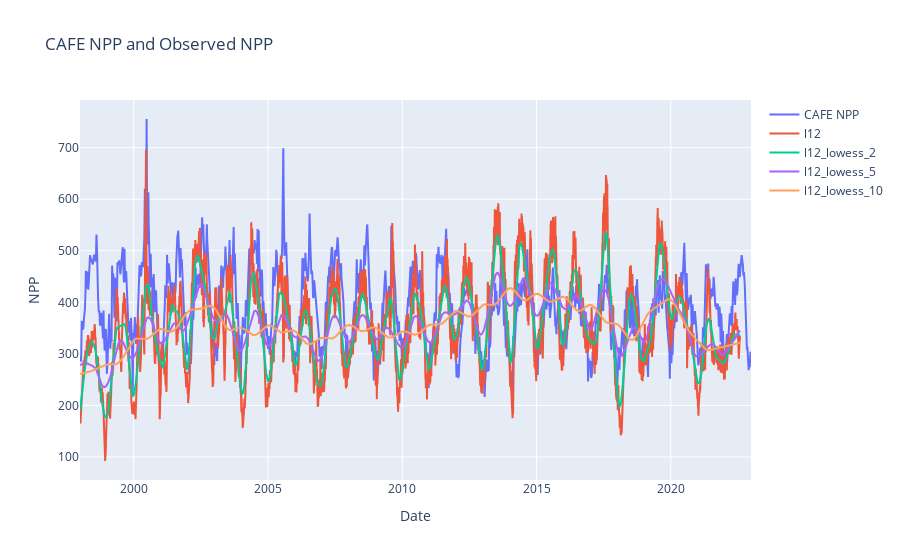

Notebook code cell kept with this figure:
### Markdown cell above
## Plotting

### Code cell
# Create the figure
fig = go.Figure()

# Add traces to the figure
fig.add_trace(go.Scatter(x=cafe_npp["time"].values, y=cafe_npp.data.flatten(), mode="lines", name="CAFE NPP"))

# Create traces

for var in ["l12", "l12_lowess_2", "l12_lowess_5", "l12_lowess_10"]:
    trace = go.Scatter(
        x=hot_obs_npp_xr_product["time"].values, y=hot_obs_npp_xr_product[var].data.flatten(), mode="lines", name=var
    )
    fig.add_trace(trace)


# Update layout
fig.update_layout(title="CAFE NPP and Observed NPP", xaxis_title="Date", yaxis_title="NPP")

# Show the figure
fig.show()

### Figure 1 — Plotly figure (JSON) as saved in the notebook; plotly's stock layout.template omitted (floating-point values rounded to 4 significant figures; data arrays with more than 128 entries replaced by an {"elided": "..."} marker saying what was removed)
{"data": [{"mode": "lines", "name": "CAFE NPP", "type": "scatter", "x": {"elided": "9127 str values"}, "y": {"elided": "9127 float values"}}, {"mode": "lines", "name": "l12", "type": "scatter", "x": {"elided": "8977 str values"}, "y": {"elided": "8977 float values"}}, {"mode": "lines", "name": "l12_lowess_2", "type": "scatter", "x": {"elided": "8977 str values"}, "y": {"elided": "8977 float values"}}, {"mode": "lines", "name": "l12_lowess_5", "type": "scatter", "x": {"elided": "8977 str values"}, "y": {"elided": "8977 float values"}}, {"mode": "lines", "name": "l12_lowess_10", "type": "scatter", "x": {"elided": "8977 str values"}, "y": {"elided": "8977 float values"}}], "layout": {"title": {"text": "CAFE NPP and Observed NPP"}, "xaxis": {"title": {"text": "Date"}}, "yaxis": {"title": {"text": "NPP"}}}}
